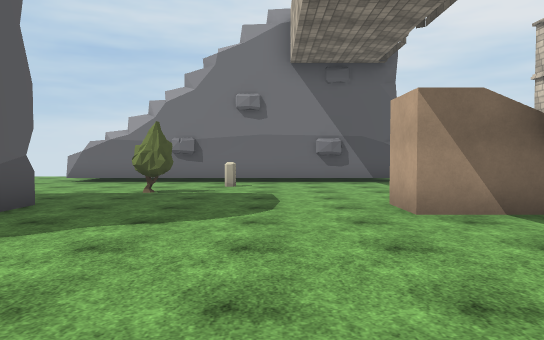
view 1 (above)

24 first-person views from a walk through a scene from a Unity 3-D project. The camera is 1.5 m above the floor, tilts 2° down and sees 70° across. The floor is counted in squares, 2 m on a side. Each view is taken from the middle of a square. On the plan, view 1 faces up. The plan holds only what a view shows up to about 12 squares ahead; the rest is blank. The place goes on beyond the plan. The player character is not drawn. Some surface patterns are stand-ins.

view 2
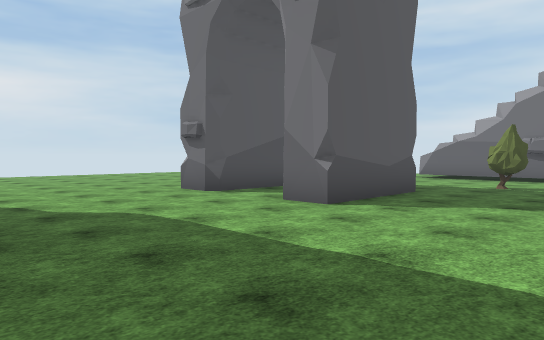

view 3
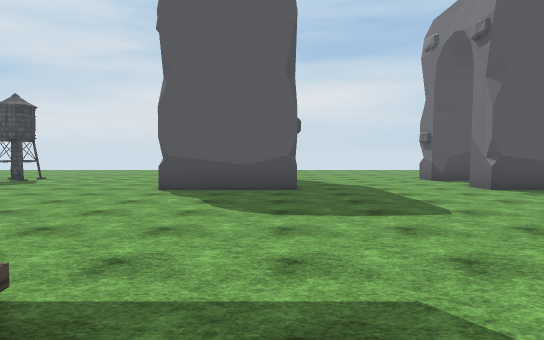

view 4
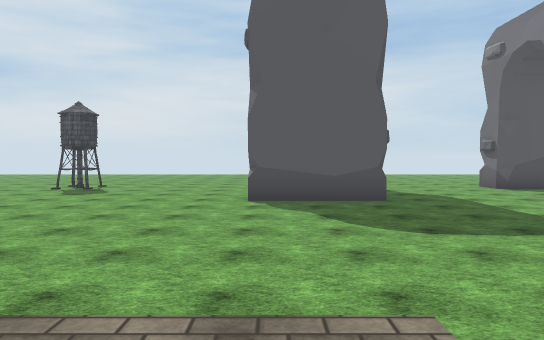

view 5
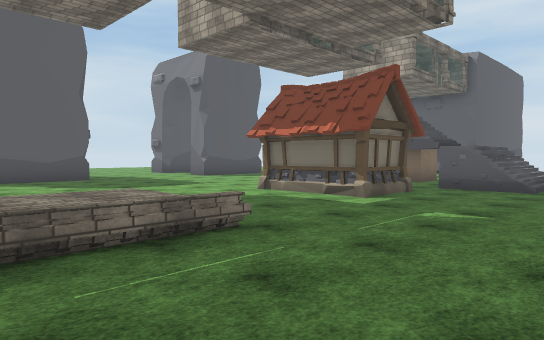

view 6
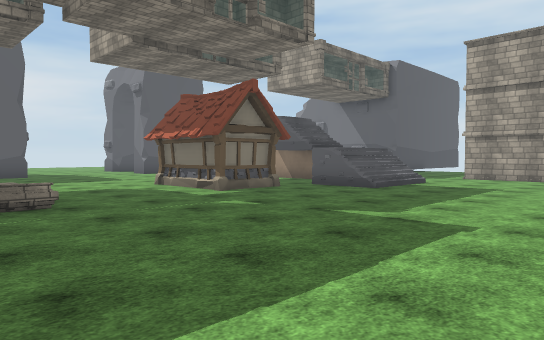

view 7
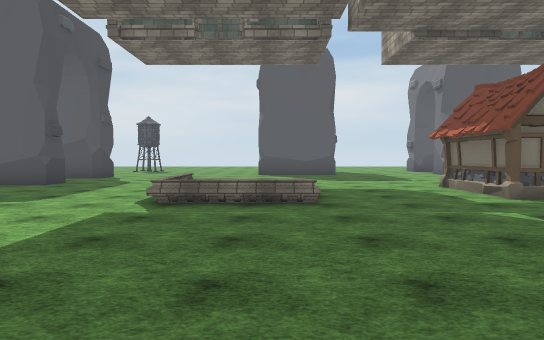

view 8
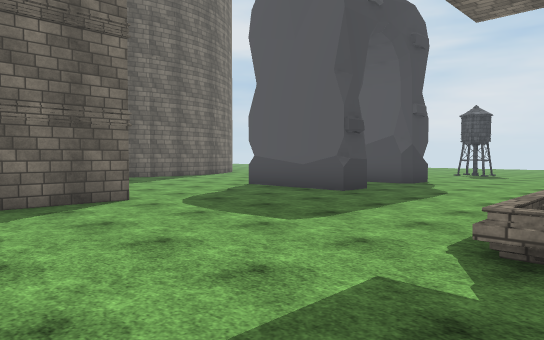

view 9
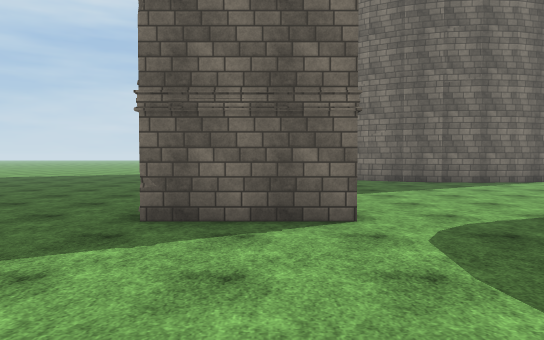

view 10
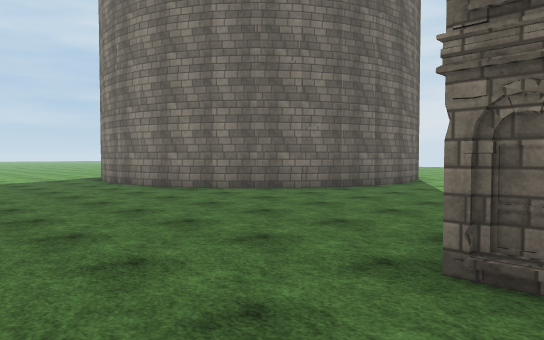

view 11
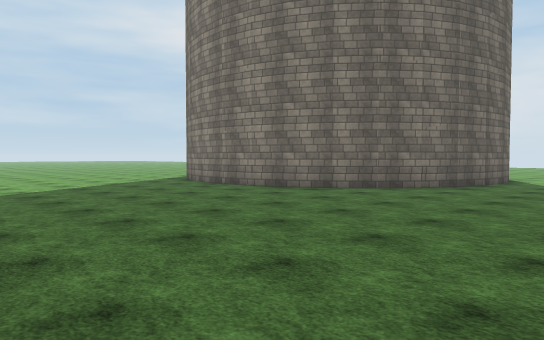

view 12
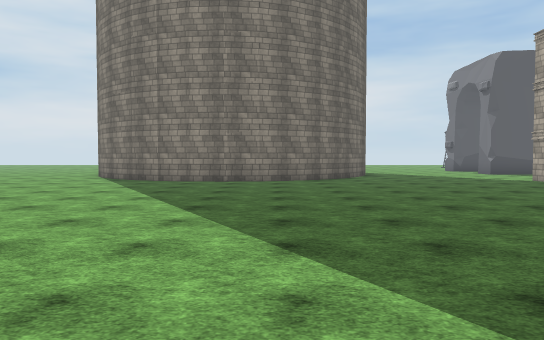

view 13
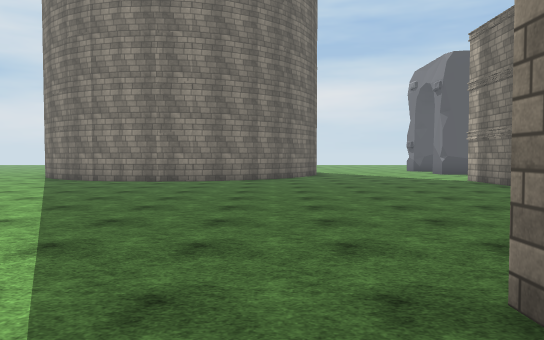

view 14
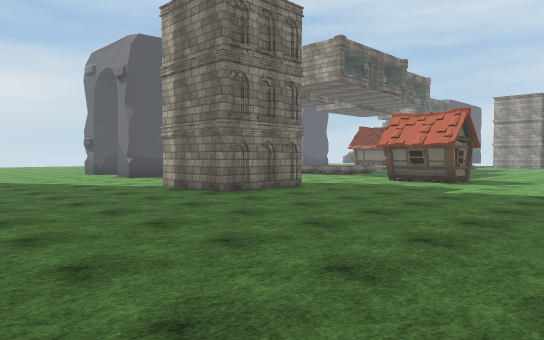

view 15
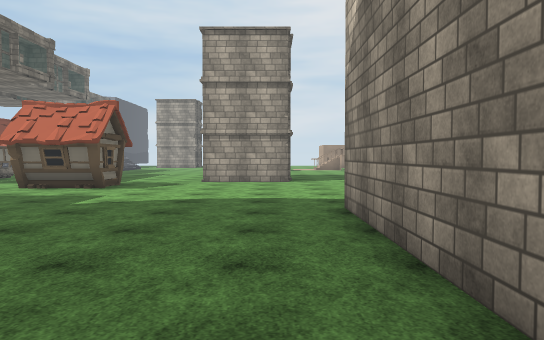

view 16
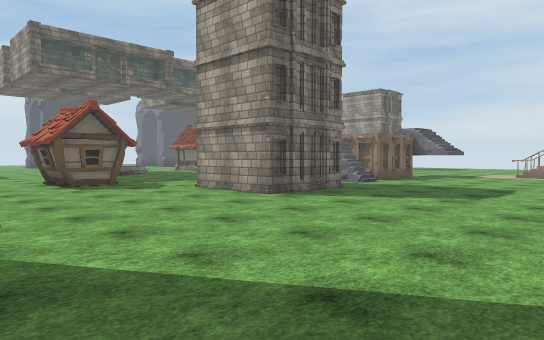

view 17
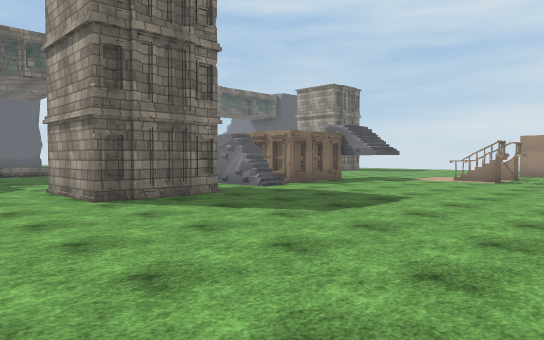

view 18
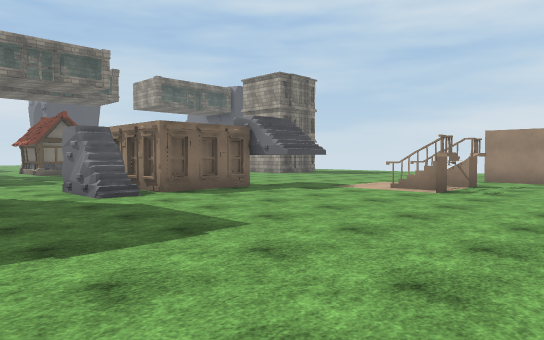

view 19
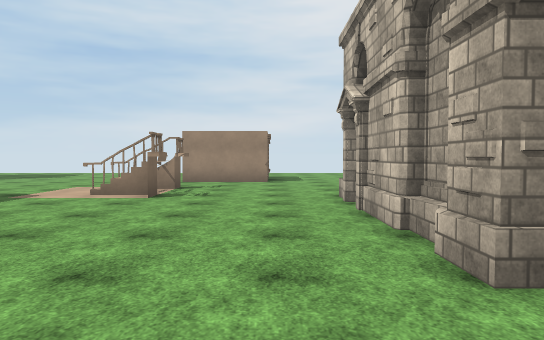

view 20
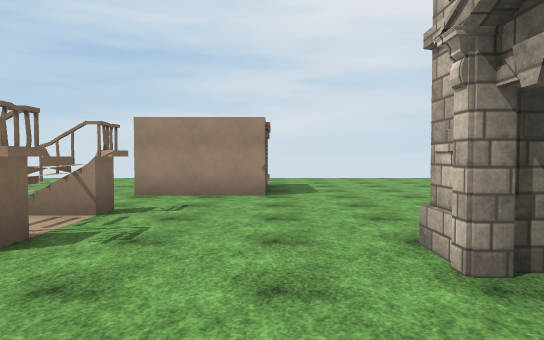

view 21
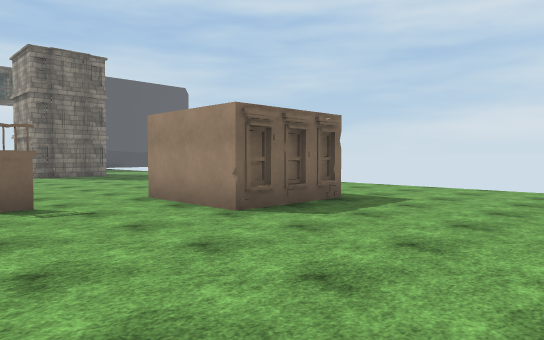

view 22
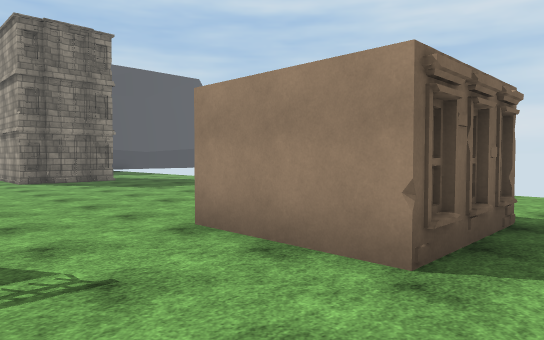

view 23
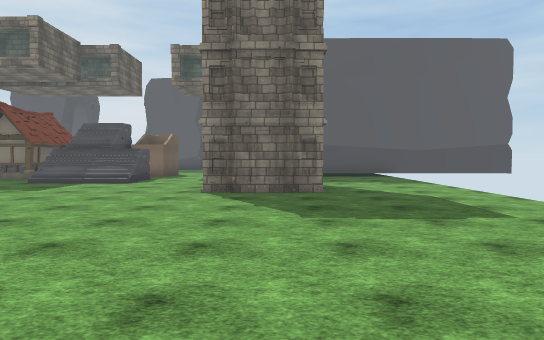

view 24
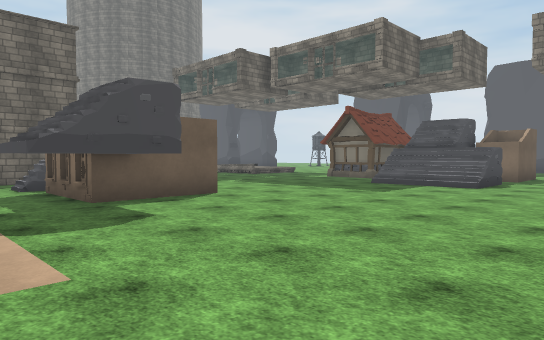

### Floor plan
Key: @ floor where view 1 was taken; # wall or solid block; . main floor; : floor 0.5 m higher than the main floor; / step, stairs or slope; = window, fence, low wall or low ledge; ^ raised ledge; T tree; W tower; O other object.
Columns run from 9 left of view 1 to 25 right of it. Each row starts with its distance up from view 1.
 14                ........     .....
 13                .........    .......
 12   .##########  ............  ......
 11   ...........      #.......   .....
 10    .....#....      #........  O....
  9    ..........    ###........###...
  8     ..TT....   ....................
  7      ....... ......................
  6      #.....OOO.##..........##.....
  5   #  #.....OOO.#^........../=.... .
  4   #. #.........#^......###..#...#
  3 .##..#...... ..........###......#
  2 ............  #......###........#
  1 ............###...... ##........#
  0 .........@........... ##........#
 -1  .....................##........#
 -2      #..........................
 -3      #......////...... ##......
 -4      #....../::/...... ##.......
 -5   ........../::/......###.......
 -6   ........../==/................
 -7   ................  #..........
 -8   ................###...........
 -9   .............................
-10  WW....##.##..................
-11   ...   #  #.............. .. .
-12   ..       #...###.......#
-13            #...###.......#
-14           .....###.......#
-15           ...............#
-16           ...............
-17          ................
-18         .###.............#
-19         ## ###............
-20              ##........... .
-21               ##..........
-22                #.......... .
-23                #..........
-24                #..........
-25                #........
-26                #.......

Positions as (right, up) in squares from view 1, and headings:
1: (0, 0), facing up
2: (0, -2), facing up-left
3: (5, -2), facing left
4: (5, -4), facing left
5: (9, -6), facing up-left
6: (12, -5), facing up-left
7: (12, -4), facing left
8: (9, -5), facing down-left
9: (7, -7), facing down
10: (11, -13), facing down-left
11: (13, -15), facing down-left
12: (18, -22), facing left
13: (18, -20), facing left
14: (15, -19), facing up-left
15: (15, -17), facing up
16: (21, -11), facing up-left
17: (22, -8), facing up-left
18: (22, -4), facing up-left
19: (21, -3), facing up
20: (21, 1), facing up
21: (25, 5), facing up-left
22: (22, 6), facing up-left
23: (18, 10), facing left
24: (17, 9), facing down-left
